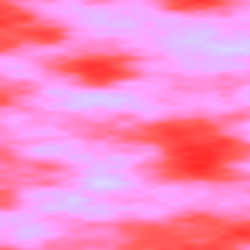
Frame 1 (no input)
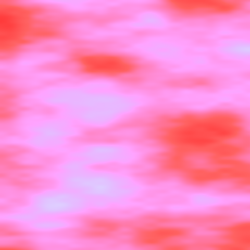
Frame 60 (the mouse pressed at the canvas centre just before this capture)
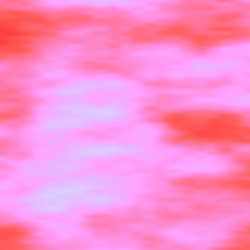
Frame 120 (the mouse held since frame 60 and released just before this capture)

The Processing sketch that drew these frames (run headless with seeded random() and noise(); from frame 60 on, the mouse is pressed at the canvas centre):

// Processing sketch: processing_18665
// ── processing_18665.pde

void setup()
{size(250,250);
smooth();
colorMode(3,1);}
void draw()

{int t=width,j=height;for(int i=0;i<t*j;i++)


// vertical or horizontal movement, and speed
{float n=noise((i%t)*.01,i*.03/j,frameCount*.005);
set(i%t,i/j,
//colour
color(.6+n*.65,n,1,.05));}
//
filter(35,10);}
